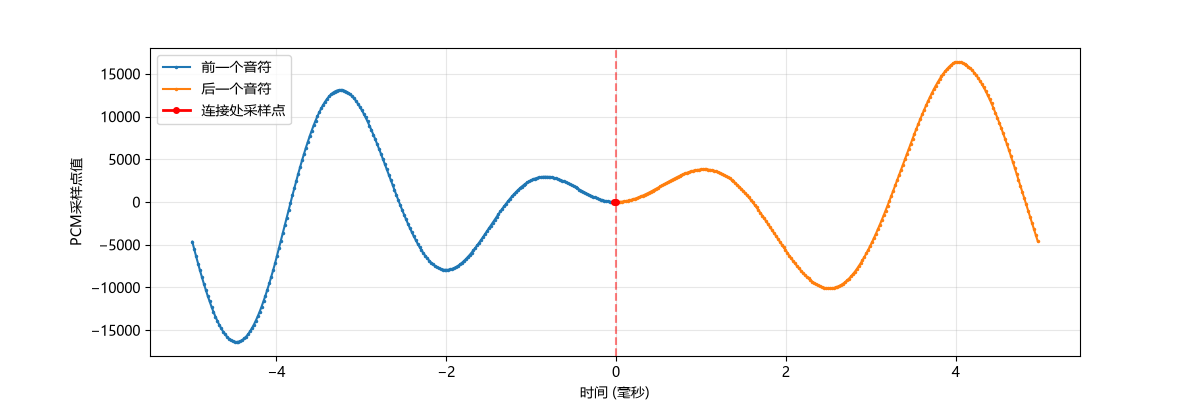

Write the Python code that produced this figure.
import math
import struct
import wave

import matplotlib.pyplot as plt
plt.rcParams['font.sans-serif'] = ['Microsoft YaHei']

SAMPLE_RATE = 44100
BIT_DEPTH = 16
CHANNELS = 1
BPM = 160
AMPLITUDE = 0.5

melody = [
    (None, 1),   # 八分休止符
    ("G", 1),
    ("G", 1),
    ("G", 1),
    ("Eb", 4),   # 二分音符

    (None, 1),   # 八分休止符
    ("F", 1),
    ("F", 1),
    ("F", 1),
    ("D", 8),    # 全音符
]

frequencies = {
    "G": 391.995,
    "Eb": 311.127,
    "F": 349.228,
    "D": 293.665,
}

def generate_note(note, units):
    count = units * round(SAMPLE_RATE * 60 / (BPM * 2))

    # 休止符：所有采样值为 0
    if note is None:
        return b"\x00\x00" * count

    data = bytearray()

    # 4 毫秒淡入、淡出
    fade_samples = round(0.004 * SAMPLE_RATE)

    for n in range(count):
        t = n / SAMPLE_RATE
        x = AMPLITUDE * math.sin(2 * math.pi * frequencies[note] * t)

        # 线性振幅包络
        envelope = min(
            1.0,
            n / fade_samples,
            (count - 1 - n) / fade_samples,
        )

        x *= envelope
        sample = round(x * 32767)
        data.extend(struct.pack("<h", sample))

    return bytes(data)

pcm = bytearray()

for note, units in melody:
    pcm.extend(generate_note(note, units))

# 写入 WAV 文件
with wave.open("symphony_good.wav", "wb") as wav:
    wav.setnchannels(CHANNELS)
    wav.setsampwidth(BIT_DEPTH // 8)
    wav.setframerate(SAMPLE_RATE)
    wav.writeframes(pcm)


def plot_boundary(pcm, boundary_index=4, window_ms=5):
    samples = struct.unpack(f"<{len(pcm)//2}h", pcm)

    # 计算音符交界处的采样点位置
    boundary = sum(
        units for _, units in melody[:boundary_index]
    ) * round(SAMPLE_RATE * 60 / (BPM * 2))

    # 截取交界处前后几毫秒
    window = int(SAMPLE_RATE * window_ms / 1000)
    start = boundary - window
    end = boundary + window

    x = [(i - boundary) / SAMPLE_RATE * 1000 for i in range(start, end)]
    y = samples[start:end]

    # 分别绘制交界处两侧的波形
    plt.figure(figsize=(12, 4))
    plt.plot(x[:window], y[:window], ".-", markersize=3, label="前一个音符")
    plt.plot(x[window:], y[window:], ".-", markersize=3, label="后一个音符")

    # 用红线连接交界处的两个采样点
    plt.plot(
        x[window-1:window+1],
        y[window-1:window+1],
        "r.-", linewidth=2, markersize=8,
        label="连接处采样点"
    )

    plt.axvline(0, color="red", linestyle="--", alpha=0.5)
    plt.xlabel("时间 (毫秒)")
    plt.ylabel("PCM采样点值")
    plt.legend()
    plt.grid(alpha=0.3)
    plt.show()
    
plot_boundary(pcm, boundary_index=4, window_ms=5)
